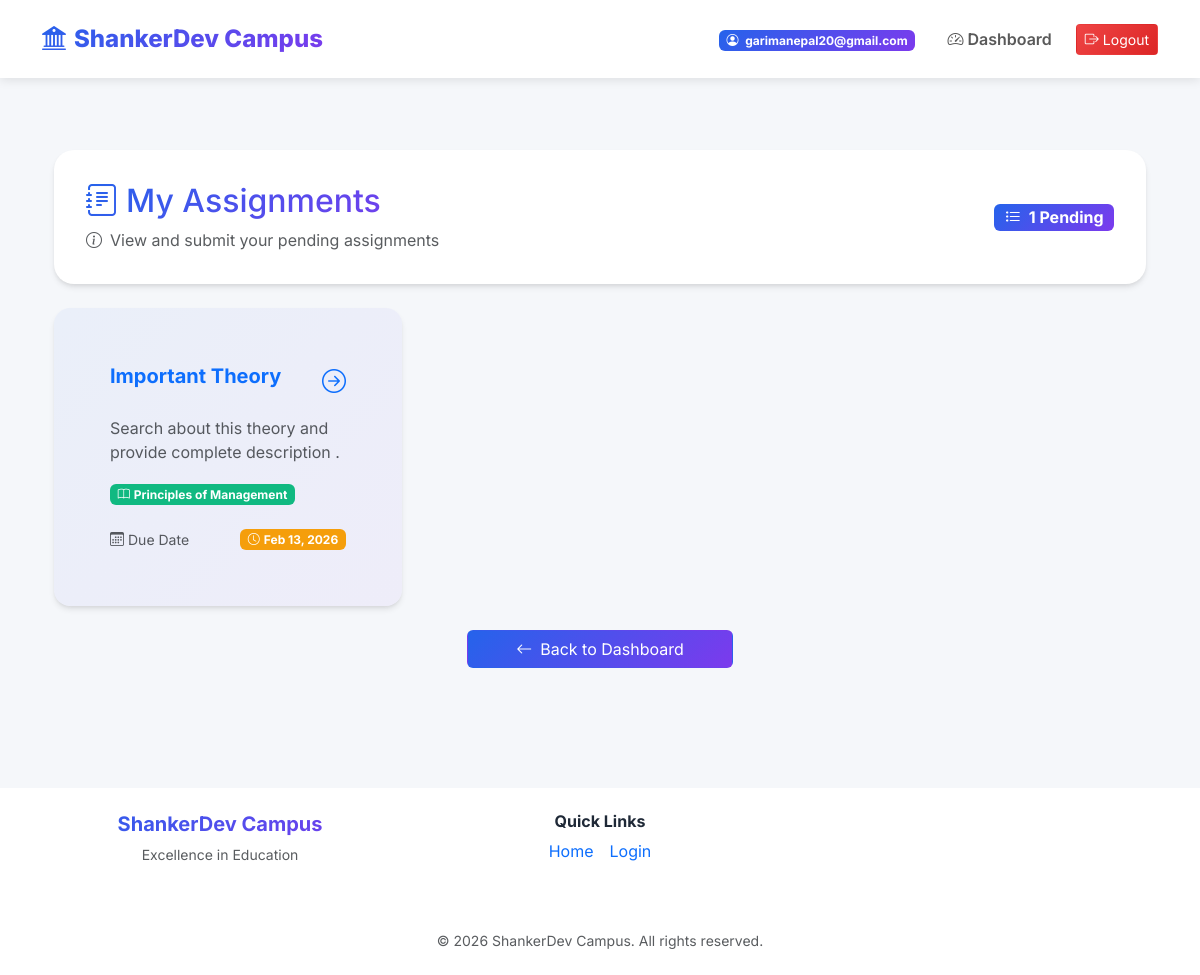
Screenshot of /campus/student/submit_assignment/ (signed in) with the database file from the repository.
### users/models.py (models this page shows, shortened)
class CustomUser(AbstractUser):
    ROLE_CHOICES = (
        ('student', 'Student'),
        ('teacher', 'Teacher'),
        ('admin', 'Admin'),
    )
    email = models.EmailField(unique=True)
    phone_number = models.CharField(max_length=15, blank=True, null=True, unique=True)
    role = models.CharField(max_length=20, choices=ROLE_CHOICES, default='student')
    is_approved = models.BooleanField(default=False, help_text="Designates whether this user has been approved by an admin.")
    USERNAME_FIELD = 'email'
    REQUIRED_FIELDS = []
    objects = CustomUserManager()

### campus/models.py (models this page shows, shortened)
class Assignment(models.Model):
    title = models.CharField(max_length=200)
    description = models.TextField()
    subject = models.ForeignKey(Subject, on_delete=models.CASCADE)
    teacher = models.ForeignKey(CustomUser, on_delete=models.CASCADE)
    due_date = models.DateField()
    semester = models.IntegerField()
    file = models.FileField(upload_to='assignments/', blank=True, null=True)

class Subject(models.Model):
    name = models.CharField(max_length=100)
    faculty = models.ForeignKey(Faculty, on_delete=models.CASCADE)
    semester = models.IntegerField()

### campus/views.py (the view)
# urls.py: path('student/submit_assignment/', submit_assignment, name='submit_assignment'),
@login_required
@student_required
def submit_assignment(request):
    try:
        profile = StudentProfile.objects.get(user=request.user)
        assignments = Assignment.objects.filter(semester=profile.semester, due_date__gte=date.today()).order_by('due_date')
    except StudentProfile.DoesNotExist:
        messages.error(request, "Student profile not found.")
        assignments = []
    return render(request, 'campus/assignment_list.html', {'assignments': assignments})

### campus/views.py (called while the page is built)
def student_required(function):
    return user_passes_test(lambda u: u.role == 'student' and u.is_authenticated)(function)

### myproject/context_processors.py (called while the page is built)
def college_context(request):  # Adjust name to match your setup
    return {
        'college_info': CollegeInfo.objects.first(),
        'events': Event.objects.all(),
    }

### campus/templates/campus/assignment_list.html (shortened to what this page needs)
{% extends 'base.html' %}
{% block content %}
<div class="container py-4">
    <div class="card-modern mb-4">
        <div class="card-body-modern">
            <div class="d-flex justify-content-between align-items-center flex-wrap">
                <div class="mb-3 mb-md-0">
                    <h2 class="text-gradient mb-2">
                        <i class="bi bi-journal-text me-2"></i>My Assignments
                    </h2>
                    <p class="text-muted mb-0">
                        <i class="bi bi-info-circle me-2"></i>View and submit your pending assignments
                    </p>
                </div>
                <div>
                    <span class="badge badge-primary-modern fs-6">
                        <i class="bi bi-list-task me-2"></i>{{ assignments|length }} Pending
                    </span>
                </div>
            </div>
        </div>
    </div>
    {% if assignments %}
    <div class="row g-4">
        {% for assignment in assignments %}
        <div class="col-md-6 col-lg-4">
            <a href="{% url 'assignment_detail' assignment.id %}" class="text-decoration-none">
                <div class="card-modern h-100 dashboard-card {% if assignment.due_date < today %}danger{% else %}primary{% endif %}">
                    <div class="card-body-modern">
                        <div class="d-flex justify-content-between align-items-start mb-3">
                            <h5 class="fw-bold mb-0">{{ assignment.title }}</h5>
                            <i class="bi bi-arrow-right-circle fs-4 text-primary"></i>
                        </div>
                        <p class="text-muted mb-3">{{ assignment.description|truncatewords:15 }}</p>
                        <div class="mb-2">
                            <span class="badge badge-success-modern">
                                <i class="bi bi-book me-1"></i>{{ assignment.subject.name }}
                            </span>
                        </div>
                        <div class="d-flex justify-content-between align-items-center pt-3">
                            <small class="text-muted">
                                <i class="bi bi-calendar3 me-1"></i>Due Date
                            </small>
                            <span class="badge {% if assignment.due_date < today %}badge-danger-modern{% else %}badge-warning-modern{% endif %}">
                                <i class="bi bi-clock me-1"></i>{{ assignment.due_date|date:"M d, Y" }}
                            </span>
                        </div>
                    </div>
                </div>
            </a>
        </div>
        {% endfor %}
    </div>
    {% endif %}
    <div class="mt-4 text-center">
        <a href="{% url 'student_dashboard' %}" class="btn btn-primary-modern px-5">
            <i class="bi bi-arrow-left me-2"></i>Back to Dashboard
        </a>
    </div>
</div>
{% endblock %}

### myproject/templates/base.html (shortened to what this page needs)
{% load static %}
<!DOCTYPE html>
<html lang="en">
<head>
    <link href="https://cdn.jsdelivr.net/npm/bootstrap@5.3.3/dist/css/bootstrap.min.css" rel="stylesheet">
    <link rel="stylesheet" href="https://cdn.jsdelivr.net/npm/bootstrap-icons@1.11.3/font/bootstrap-icons.min.css">
    <link rel="stylesheet" href="{% static 'css/modern-styles.css' %}">
</head>
<body>
    <nav class="navbar navbar-expand-lg navbar-modern sticky-top">
        <div class="container">
            <a class="navbar-brand d-flex align-items-center" href="{% url 'home' %}">
                <i class="bi bi-bank2 me-2 fs-4"></i>
                <span>ShankerDev Campus</span>
            </a>
            <div class="collapse navbar-collapse" id="navbarNav">
                <ul class="navbar-nav ms-auto align-items-center">
                    {% if user.is_authenticated %}
                    <li class="nav-item me-3">
                        <span class="badge badge-primary-modern">
                            <i class="bi bi-person-circle me-1"></i>
                            {{ user.email }}
                        </span>
                    </li>
                    {% if user.role == 'student' %}
                    <li class="nav-item">
                        <a class="nav-link" href="{% url 'student_dashboard' %}">
                            <i class="bi bi-speedometer2 me-1"></i>Dashboard
                        </a>
                    </li>
                    {% elif user.role == 'teacher' %}
                    <li class="nav-item">
                        <a class="nav-link" href="{% url 'teacher_dashboard' %}">
                            <i class="bi bi-speedometer2 me-1"></i>Dashboard
                        </a>
                    </li>
                    {% elif user.role == 'admin' %}
                    <li class="nav-item">
                        <a class="nav-link" href="{% url 'admin_dashboard' %}">
                            <i class="bi bi-speedometer2 me-1"></i>Dashboard
                        </a>
                    </li>
                    {% endif %}
                    <li class="nav-item">
                        <form action="{% url 'logout' %}" method="post" class="d-inline">
                            <button type="submit" class="btn btn-danger-modern btn-sm ms-2">
                                <i class="bi bi-box-arrow-right me-1"></i>Logout
                            </button>
                        </form>
                    </li>
                    {% endif %}
                </ul>
            </div>
        </div>
    </nav>
    <div class="content-wrapper">
        <div class="container my-5">
        {% block content %}{% endblock %}
        </div>
    </div>
    <footer class="mt-5 py-4 text-center" style="background: rgba(255, 255, 255, 0.95); backdrop-filter: blur(10px);">
        <div class="container">
            <div class="row">
                <div class="col-md-4 mb-3">
                    <h5 class="text-gradient fw-bold">ShankerDev Campus</h5>
                    <p class="text-muted small">Excellence in Education</p>
                </div>
                <div class="col-md-4 mb-3">
                    <h6 class="fw-bold">Quick Links</h6>
                    <div class="d-flex justify-content-center gap-3">
                        <a href="{% url 'home' %}" class="text-decoration-none">Home</a>
                        <a href="{% url 'login_selection' %}" class="text-decoration-none">Login</a>
                    </div>
                </div>
            </div>
            <hr>
            <p class="text-muted small mb-0">&copy; 2026 ShankerDev Campus. All rights reserved.</p>
        </div>
    </footer>
</body>
</html>

### static/css/modern-styles.css (style rules this page uses)
:root { --primary-color: #2563eb; --secondary-color: #7c3aed; --success-color: #10b981; --danger-color: #ef4444; --warning-color: #f59e0b; --info-color: #06b6d4; --dark-color: #1f2937; --light-color: #f3f4f6; --card-shadow: 0 4px 6px -1px rgba(0, 0, 0, 0.1), 0 2px 4px -1px rgba(0, 0, 0, 0.06); --card-shadow-lg: 0 10px 15px -3px rgba(0, 0, 0, 0.1), 0 4px 6px -2px rgba(0, 0, 0, 0.05); --transition: all 0.3s cubic-bezier(0.4, 0, 0.2, 1); }
* { margin: 0; padding: 0; box-sizing: border-box; }
html { height: 100%; scroll-behavior: smooth; }
body { font-family: 'Inter', 'Segoe UI', 'Roboto', 'Oxygen', 'Ubuntu', 'Cantarell', sans-serif; background: #f5f7fa; min-height: 100vh; color: var(--dark-color); display: flex; flex-direction: column; }
.content-wrapper { flex: 1 0 auto; }
footer { flex-shrink: 0; margin-top: auto !important; }
.navbar-modern { background: rgba(255, 255, 255, 0.95); -webkit-backdrop-filter: blur(10px); backdrop-filter: blur(10px); box-shadow: 0 2px 10px rgba(0, 0, 0, 0.1); padding: 1rem 0; }
.navbar-brand { font-weight: 800; font-size: 1.5rem; background: linear-gradient(135deg, var(--primary-color), var(--secondary-color)); -webkit-background-clip: text; -webkit-text-fill-color: transparent; background-clip: text; }
.nav-link { font-weight: 600; transition: var(--transition); position: relative; padding: 0.5rem 1rem !important; }
.nav-link::after { content: ''; position: absolute; bottom: 0; left: 50%; width: 0; height: 2px; background: var(--primary-color); transition: var(--transition); transform: translateX(-50%); }
.card-modern { background: white; border-radius: 20px; box-shadow: var(--card-shadow); border: none !important; transition: var(--transition); overflow: hidden; animation: fadeInUp 0.5s ease-out; }
.card-body-modern { padding: 2rem; }
.btn-primary-modern { background: linear-gradient(135deg, var(--primary-color), var(--secondary-color)); color: white; }
.btn-danger-modern { background: linear-gradient(135deg, #ef4444, #dc2626); color: white; }
.dashboard-card { background: white; border-radius: 16px; padding: 1.5rem; box-shadow: var(--card-shadow); transition: var(--transition); border: none !important; cursor: default; }
.dashboard-card.primary { background: linear-gradient(135deg, rgba(37, 99, 235, 0.05), rgba(124, 58, 237, 0.05)); }
.badge-primary-modern { background: linear-gradient(135deg, var(--primary-color), var(--secondary-color)); color: white; }
.badge-success-modern { background: var(--success-color); color: white; }
.badge-warning-modern { background: var(--warning-color); color: white; }
.text-gradient { background: linear-gradient(135deg, var(--primary-color), var(--secondary-color)); -webkit-background-clip: text; -webkit-text-fill-color: transparent; background-clip: text; }
* { border-color: transparent !important; }
html { scroll-behavior: smooth; }
.badge-primary-modern, .badge-success-modern, .badge-danger-modern, .badge-warning-modern { animation: badge-pulse 2s ease-in-out infinite; }
.card-modern { animation: fadeInUp 0.5s ease-out; }
.row > div:nth-child(1) .card-modern { animation-delay: 0.1s; }
.dashboard-card { cursor: default; }

### campus/templates/campus/assignment_list.html (style rules this page uses)
a.text-decoration-none .card-modern { cursor: pointer; }

### rows the page displays
CustomUser: email "garimanepal20@gmail.com"
Assignment: title "Important Theory", description "Search about this theory and provide complete description .", subject.name "Principles of Management", due_date "Feb 13, 2026"

### other values shown
{{ assignments|length }} "1"
